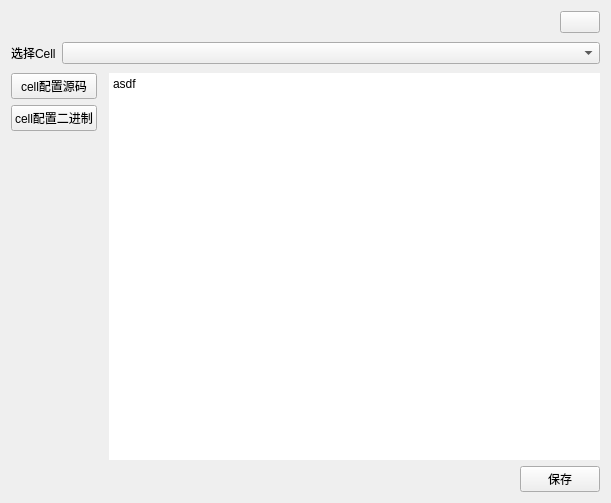
<?xml version="1.0" encoding="UTF-8"?>
<ui version="4.0">
 <class>ExportWidget</class>
 <widget class="QWidget" name="ExportWidget">
  <property name="geometry">
   <rect>
    <x>0</x>
    <y>0</y>
    <width>611</width>
    <height>503</height>
   </rect>
  </property>
  <property name="windowTitle">
   <string>Form</string>
  </property>
  <layout class="QVBoxLayout" name="verticalLayout">
   <property name="spacing">
    <number>9</number>
   </property>
   <item>
    <widget class="QFrame" name="frame_title">
     <property name="frameShape">
      <enum>QFrame::NoFrame</enum>
     </property>
     <property name="frameShadow">
      <enum>QFrame::Raised</enum>
     </property>
     <layout class="QHBoxLayout" name="horizontalLayout_3">
      <property name="leftMargin">
       <number>0</number>
      </property>
      <property name="topMargin">
       <number>0</number>
      </property>
      <property name="rightMargin">
       <number>0</number>
      </property>
      <property name="bottomMargin">
       <number>0</number>
      </property>
      <item>
       <widget class="QLabel" name="label_title">
        <property name="text">
         <string/>
        </property>
       </widget>
      </item>
      <item>
       <spacer name="horizontalSpacer">
        <property name="orientation">
         <enum>Qt::Horizontal</enum>
        </property>
        <property name="sizeHint" stdset="0">
         <size>
          <width>40</width>
          <height>20</height>
         </size>
        </property>
       </spacer>
      </item>
      <item>
       <widget class="QPushButton" name="btn_close">
        <property name="text">
         <string/>
        </property>
       </widget>
      </item>
     </layout>
    </widget>
   </item>
   <item>
    <widget class="QFrame" name="frame_select">
     <property name="frameShape">
      <enum>QFrame::NoFrame</enum>
     </property>
     <property name="frameShadow">
      <enum>QFrame::Raised</enum>
     </property>
     <layout class="QHBoxLayout" name="horizontalLayout">
      <property name="leftMargin">
       <number>0</number>
      </property>
      <property name="topMargin">
       <number>0</number>
      </property>
      <property name="rightMargin">
       <number>0</number>
      </property>
      <property name="bottomMargin">
       <number>0</number>
      </property>
      <item>
       <widget class="QLabel" name="label_select_cell">
        <property name="text">
         <string>选择Cell</string>
        </property>
       </widget>
      </item>
      <item>
       <widget class="QComboBox" name="combobox_cell">
        <property name="sizePolicy">
         <sizepolicy hsizetype="Expanding" vsizetype="Fixed">
          <horstretch>0</horstretch>
          <verstretch>0</verstretch>
         </sizepolicy>
        </property>
       </widget>
      </item>
     </layout>
    </widget>
   </item>
   <item>
    <widget class="QFrame" name="frame_main">
     <property name="frameShape">
      <enum>QFrame::NoFrame</enum>
     </property>
     <property name="frameShadow">
      <enum>QFrame::Raised</enum>
     </property>
     <layout class="QHBoxLayout" name="horizontalLayout_2">
      <property name="spacing">
       <number>12</number>
      </property>
      <property name="leftMargin">
       <number>0</number>
      </property>
      <property name="topMargin">
       <number>0</number>
      </property>
      <property name="rightMargin">
       <number>0</number>
      </property>
      <property name="bottomMargin">
       <number>0</number>
      </property>
      <item>
       <widget class="QFrame" name="frame_left">
        <property name="frameShape">
         <enum>QFrame::NoFrame</enum>
        </property>
        <property name="frameShadow">
         <enum>QFrame::Raised</enum>
        </property>
        <layout class="QVBoxLayout" name="verticalLayout_3">
         <property name="leftMargin">
          <number>0</number>
         </property>
         <property name="topMargin">
          <number>0</number>
         </property>
         <property name="rightMargin">
          <number>0</number>
         </property>
         <property name="bottomMargin">
          <number>0</number>
         </property>
         <item>
          <widget class="QFrame" name="frame_gens">
           <property name="frameShape">
            <enum>QFrame::NoFrame</enum>
           </property>
           <property name="frameShadow">
            <enum>QFrame::Raised</enum>
           </property>
           <layout class="QVBoxLayout" name="verticalLayout_2">
            <property name="leftMargin">
             <number>0</number>
            </property>
            <property name="topMargin">
             <number>0</number>
            </property>
            <property name="rightMargin">
             <number>0</number>
            </property>
            <property name="bottomMargin">
             <number>0</number>
            </property>
            <item>
             <widget class="QPushButton" name="pushButton_2">
              <property name="text">
               <string>cell配置源码</string>
              </property>
              <property name="checkable">
               <bool>true</bool>
              </property>
              <property name="autoExclusive">
               <bool>true</bool>
              </property>
             </widget>
            </item>
            <item>
             <widget class="QPushButton" name="pushButton">
              <property name="text">
               <string>cell配置二进制</string>
              </property>
              <property name="checkable">
               <bool>true</bool>
              </property>
              <property name="autoExclusive">
               <bool>true</bool>
              </property>
             </widget>
            </item>
           </layout>
          </widget>
         </item>
         <item>
          <spacer name="verticalSpacer">
           <property name="orientation">
            <enum>Qt::Vertical</enum>
           </property>
           <property name="sizeHint" stdset="0">
            <size>
             <width>20</width>
             <height>40</height>
            </size>
           </property>
          </spacer>
         </item>
        </layout>
       </widget>
      </item>
      <item>
       <widget class="QFrame" name="frame_right">
        <property name="frameShape">
         <enum>QFrame::NoFrame</enum>
        </property>
        <property name="frameShadow">
         <enum>QFrame::Raised</enum>
        </property>
        <layout class="QVBoxLayout" name="verticalLayout_4">
         <property name="leftMargin">
          <number>0</number>
         </property>
         <property name="topMargin">
          <number>0</number>
         </property>
         <property name="rightMargin">
          <number>0</number>
         </property>
         <property name="bottomMargin">
          <number>0</number>
         </property>
         <item>
          <widget class="QTextBrowser" name="textbrowser">
           <property name="frameShape">
            <enum>QFrame::NoFrame</enum>
           </property>
           <property name="html">
            <string>&lt;!DOCTYPE HTML PUBLIC &quot;-//W3C//DTD HTML 4.0//EN&quot; &quot;http://www.w3.org/TR/REC-html40/strict.dtd&quot;&gt;
&lt;html&gt;&lt;head&gt;&lt;meta name=&quot;qrichtext&quot; content=&quot;1&quot; /&gt;&lt;style type=&quot;text/css&quot;&gt;
p, li { white-space: pre-wrap; }
&lt;/style&gt;&lt;/head&gt;&lt;body style=&quot; font-family:'Sans Serif'; font-size:9pt; font-weight:400; font-style:normal;&quot;&gt;
&lt;p style=&quot; margin-top:0px; margin-bottom:0px; margin-left:0px; margin-right:0px; -qt-block-indent:0; text-indent:0px;&quot;&gt;&lt;span style=&quot; font-family:'SimSun';&quot;&gt;asdf&lt;/span&gt;&lt;/p&gt;&lt;/body&gt;&lt;/html&gt;</string>
           </property>
          </widget>
         </item>
         <item>
          <widget class="QFrame" name="frame_btns">
           <property name="frameShape">
            <enum>QFrame::NoFrame</enum>
           </property>
           <property name="frameShadow">
            <enum>QFrame::Raised</enum>
           </property>
           <layout class="QHBoxLayout" name="horizontalLayout_4">
            <property name="leftMargin">
             <number>0</number>
            </property>
            <property name="topMargin">
             <number>0</number>
            </property>
            <property name="rightMargin">
             <number>0</number>
            </property>
            <property name="bottomMargin">
             <number>0</number>
            </property>
            <item>
             <spacer name="horizontalSpacer_2">
              <property name="orientation">
               <enum>Qt::Horizontal</enum>
              </property>
              <property name="sizeHint" stdset="0">
               <size>
                <width>40</width>
                <height>20</height>
               </size>
              </property>
             </spacer>
            </item>
            <item>
             <widget class="QPushButton" name="btn_save">
              <property name="text">
               <string>保存</string>
              </property>
             </widget>
            </item>
           </layout>
          </widget>
         </item>
        </layout>
       </widget>
      </item>
     </layout>
    </widget>
   </item>
  </layout>
 </widget>
 <resources/>
 <connections/>
</ui>
